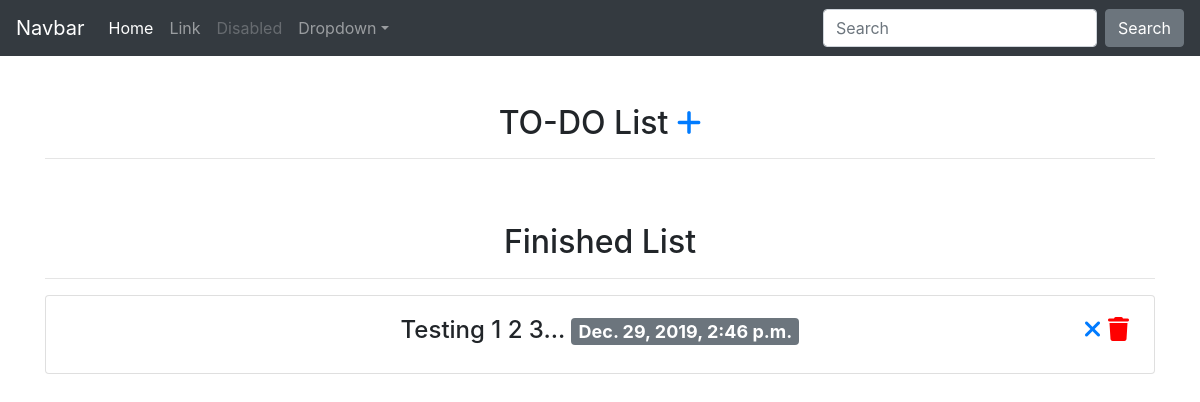
Before: / with the older database file.
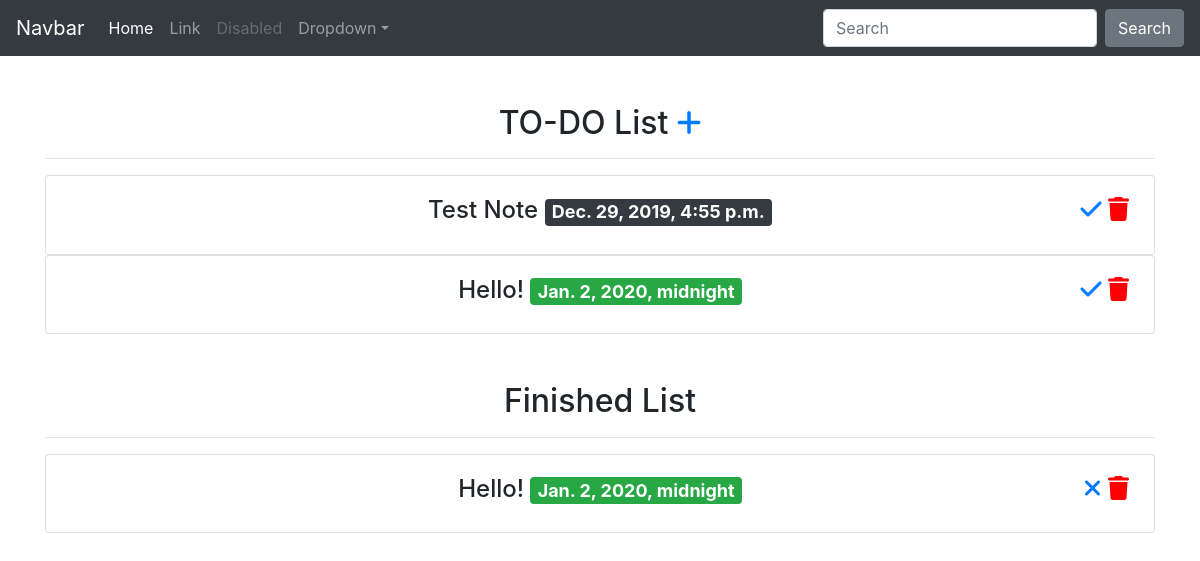
After: the same page with the newer database file.
### notes/models.py (models this page shows, shortened)
class Note(models.Model):
    title = models.CharField(max_length=100)
    due_date = models.DateTimeField()
    label = models.CharField(choices=LABEL_CHOICES, max_length=2)
    finished = models.BooleanField(default=False)
    def get_finish_item_url(self):
        return reverse("finish-note-item", kwargs={"id": self.id})
    def get_recover_item_url(self):
        return reverse("recover-note-item", kwargs={"id": self.id})
    def get_delete_item_url(self):
        return reverse("delete-note-item", kwargs={"id": self.id})

### notes/views.py (the view)
# urls.py: path("", note_list_view, name="note_list"),
def note_list_view(request):
    form = NoteModelForm()
    if request.method == "POST":
        form = NoteModelForm(request.POST)
        if form.is_valid():
            form.save()
            return redirect("note_list")
    to_do_list = Note.objects.filter(finished=False)
    finished_list = Note.objects.filter(finished=True)
    context = {"to_do_list": to_do_list, "finished_list": finished_list, "form": form}
    return render(request, "note_list.html", context)

### notes/forms.py
class NoteModelForm(forms.ModelForm):
    class Meta:
        model = Note
        fields = ("title", "due_date", "label")

### templates/note_list.html (shortened to what this page needs)
{% extends 'base.html' %}
{% load static %}
{% block content %}
<div class="text-center mt-5">
    <h2>TO-DO List
        <a data-toggle="collapse" href="#collapseExample" role="button" aria-expanded="false"
            aria-controls="collapseExample">
            <i class="fas fa-plus fa-sm"></i>
        </a>
    </h2>
    <hr>
    <div class="row">
        {% for note in to_do_list %}
        <div class="col-12">
            {% include "note_snippet.html" with note_snippet_var=note type="DELETE" %}
        </div>
        {% endfor %}
    </div>
    <div class="text-center mt-5">
        <h2>Finished List</h2>
    </div>
    <hr>
    <div class="row">
        {% for note in finished_list %}
        <div class="col-12">
            {% include "note_snippet.html" with note_snippet_var=note type="ADD" %}
        </div>
        {% endfor %}
    </div>
    {% endblock content %}

### templates/base.html (shortened to what this page needs)
<!doctype html>
<html lang="en">
<head>
    <link rel="stylesheet" href="https://stackpath.bootstrapcdn.com/bootstrap/4.4.1/css/bootstrap.min.css"
>
</head>
<body>
    <nav class="navbar navbar-expand-md navbar-dark bg-dark">
        <a class="navbar-brand" href="#">Navbar</a>
        <div class="collapse navbar-collapse" id="navbarsExampleDefault">
            <ul class="navbar-nav mr-auto">
                <li class="nav-item active">
                    <a class="nav-link" href="#">Home <span class="sr-only">(current)</span></a>
                </li>
                <li class="nav-item">
                    <a class="nav-link" href="#">Link</a>
                </li>
                <li class="nav-item">
                    <a class="nav-link disabled" href="#" tabindex="-1" aria-disabled="true">Disabled</a>
                </li>
                <li class="nav-item dropdown">
                    <a class="nav-link dropdown-toggle" href="#" id="dropdown01" data-toggle="dropdown"
                        aria-haspopup="true" aria-expanded="false">Dropdown</a>
                </li>
            </ul>
            <form class="form-inline my-2 my-lg-0">
                <input class="form-control mr-sm-2" type="text" placeholder="Search" aria-label="Search">
                <button class="btn btn-secondary my-2 my-sm-0" type="submit">Search</button>
            </form>
        </div>
    </nav>
    <main role="main" class="container">
        {% block content %}
        {% endblock content %}
    </main>
</body>
</html>

### templates/note_snippet.html (shortened to what this page needs)
<div class="card">
    <div class="card-body">
        <h4>{{ note_snippet_var.title }}
            <span class="badge badge-{{ note_snippet_var.get_label_display }}">
                {{ note_snippet_var.due_date }}
            </span>
            <span class="icons">
                {% if type == "DELETE" %}
                <a href="{{ note_snippet_var.get_finish_item_url }}"><i class="fas fa-check"></i></a>
                {% else %}
                <a href="{{ note_snippet_var.get_recover_item_url }}"><i class="fas fa-times"></i></a>
                {% endif %}
                <a href="{{ note_snippet_var.get_delete_item_url }}"><i class="fas fa-trash"
                        style="color: red;"></i></span></a>
        </h4>
    </div>
</div>

### templates/note_snippet.html (style rules this page uses)
h4 { position: relative; }
.icons { position: absolute; right: 5px; }

Changed rows visible on the page:
removed Note: title "Testing 1 2 3...", due_date "Dec. 29, 2019, 2:46 p.m.", label "SE" (drawn), shown under "Finished List"
added Note: title "Test Note", due_date "Dec. 29, 2019, 4:55 p.m.", label "D" (drawn), shown under "TO-DO List"
added Note: title "Hello!", due_date "Jan. 2, 2020, midnight", shown under "TO-DO List"
added Note: title "Hello!", due_date "Jan. 2, 2020, midnight", shown under "Finished List"
